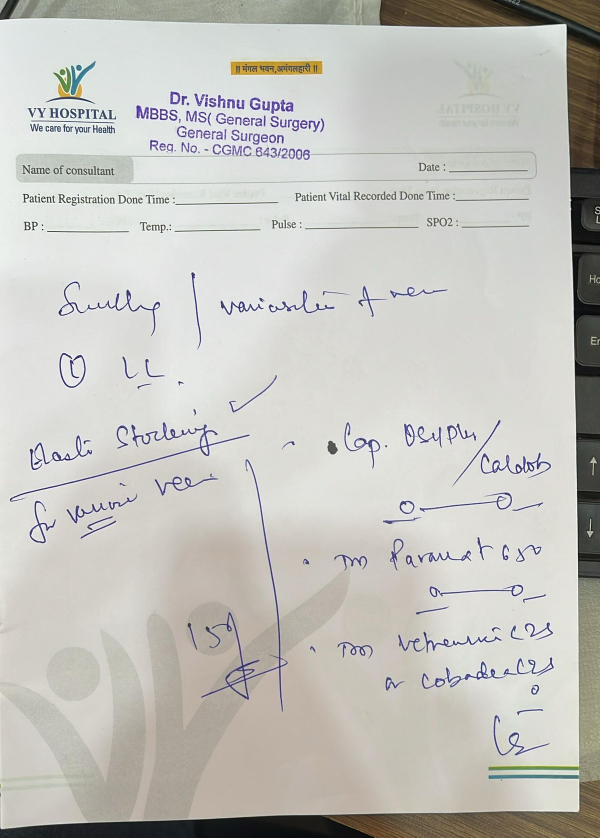
#> input picture Pasted 2026-10-12 at 2.58.46 PM.png, 1200 x 1675 px (shown at 1/2 size)
$ python -i ai.py   (imports and definitions only)
#> lines starting #> are read from the running program, lines starting #| are printed output that depends on the picture
#> further down, picture is the input picture: PIL image 1200x1675 RGB; mean R, G, B 195.9, 195, 189.8
"""Hosted AI helpers for medical documents. Provider credentials remain server-side only."""
import base64
import io
import json
import urllib.error
import urllib.request
from typing import Any

from app.core.config import settings


def openrouter_configured() -> bool:
    return bool(settings.openrouter_api_key.strip())


# [43 lines left out: function _post_chat, not called in this run]


VISION_STRATEGY_VERSION = 2


def _prepare_vision_views(image):
    """Build full-page and enlarged handwriting views without changing the source file.

    The full page preserves layout/context. Overlapping body crops enlarge cursive and
    small dosage marks that can disappear when a vision model focuses on the printed header.
    """
    from PIL import Image, ImageEnhance, ImageFilter, ImageOps

    source = ImageOps.exif_transpose(image.convert("RGB"))
    views = []

    def encode(view, *, max_side: int, upscale: bool = False) -> str:
#> called with max_side = 2200, upscale = True
        view = view.convert("RGB")
        side = max(view.size)
#> side = 1675
        if side > max_side or (upscale and side < max_side):
            scale = max_side / side
#> scale = 1.31
            view = view.resize((max(1, int(view.width * scale)), max(1, int(view.height * scale))), Image.Resampling.LANCZOS)
        buffer = io.BytesIO()
        view.save(buffer, format="JPEG", quality=94, optimize=True)
        return base64.b64encode(buffer.getvalue()).decode("ascii")

    views.append(("Full page (keep document layout and printed details)", encode(source, max_side=2200, upscale=True)))
    width, height = source.size
#> width = 1200; height = 1675
    # Most handwritten medical records are portrait pages. The overlapping crops cover
    # middle and lower writing without assuming handwriting only occurs at the bottom.
    if height >= width:
        crop_specs = [(0.20, 0.74, "Enlarged upper/middle body; read pen handwriting"),
                      (0.42, 1.00, "Enlarged lower body; focus on medicine names, strengths and dosage marks")]
        for top_ratio, bottom_ratio, label in crop_specs:
            crop = source.crop((0, int(height * top_ratio), width, int(height * bottom_ratio)))
            # A contrast-enhanced grayscale view can make low-contrast blue/black ink clearer.
            crop = ImageOps.autocontrast(ImageOps.grayscale(crop), cutoff=1)
            crop = ImageEnhance.Contrast(crop).enhance(1.18)
            crop = ImageEnhance.Sharpness(crop).enhance(1.6).filter(ImageFilter.UnsharpMask(radius=1.4, percent=135, threshold=3))
            views.append((label, encode(crop, max_side=2200, upscale=True)))
#> this loop made 2 passes
#> pass 1, in _prepare_vision_views, `crop = source.crop((0, int(height * top_ratio), width, int(height * bo..`:
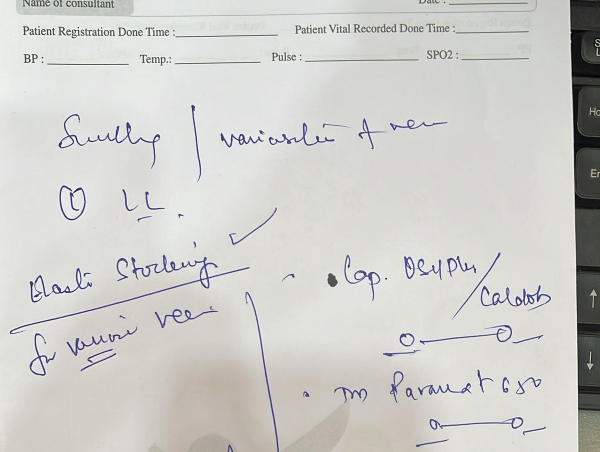
#> crop: PIL image 1200x904 RGB (shown at 1/2 size); mean R, G, B 206.6, 206.4, 203
#> pass 1, in _prepare_vision_views, `crop = ImageOps.autocontrast(ImageOps.grayscale(crop), cutoff=1)`:
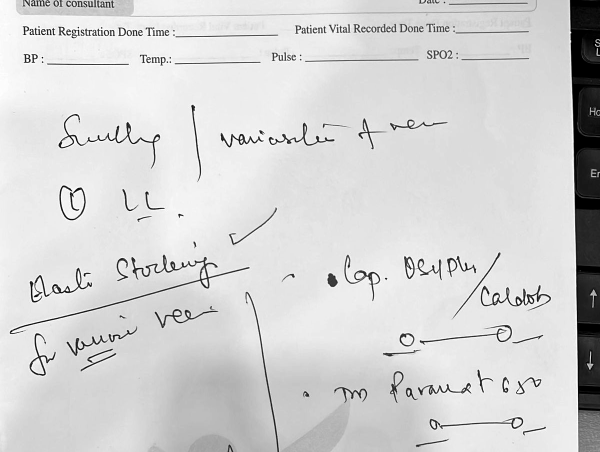
#> crop: PIL image 1200x904 L (shown at 1/2 size); min 0, max 255, mean 211.9
#> pass 1, in _prepare_vision_views, `crop = ImageEnhance.Contrast(crop).enhance(1.18)`:
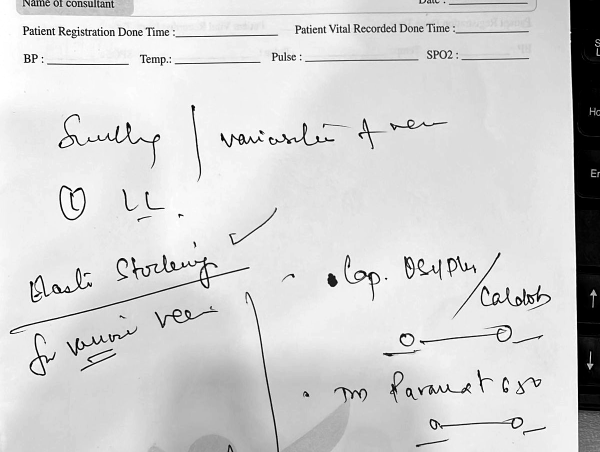
#> crop: PIL image 1200x904 L (shown at 1/2 size); min 0, max 255, mean 212
#> after the loop:
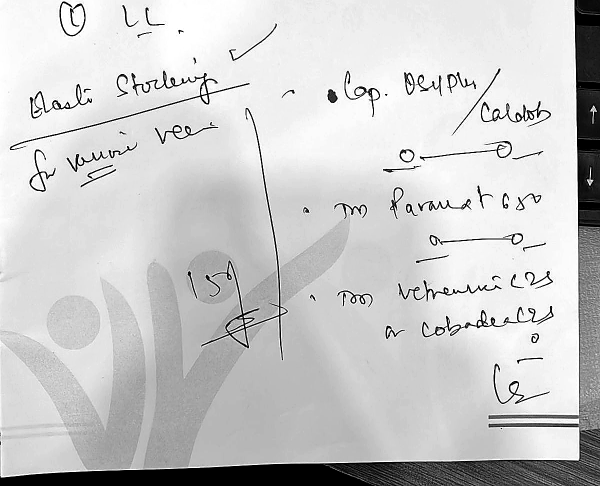
#> crop: PIL image 1200x972 L (shown at 1/2 size); min 0, max 255, mean 202.7
#> after the loop, views = 3 items
    else:
        crop_specs = [(0.00, 0.68, "Enlarged left/central body; read pen handwriting"),
                      (0.32, 1.00, "Enlarged central/right body; focus on medication lines and handwritten values")]
        for left_ratio, right_ratio, label in crop_specs:
            crop = source.crop((int(width * left_ratio), 0, int(width * right_ratio), height))
            crop = ImageOps.autocontrast(ImageOps.grayscale(crop), cutoff=1)
            crop = ImageEnhance.Contrast(crop).enhance(1.18)
            crop = ImageEnhance.Sharpness(crop).enhance(1.6).filter(ImageFilter.UnsharpMask(radius=1.4, percent=135, threshold=3))
            views.append((label, encode(crop, max_side=2200, upscale=True)))
    return views


# [503 lines left out: functions openrouter_vision_transcribe, _parse_json_object, _split_document_text, _merge_chunk_analyses, _extract_prescription_lines, _analyze_medical_record and 3 more, not called in this run]

>>> from PIL import Image
>>> picture = Image.open('../../../Pasted 2026-10-12 at 2.58.46 PM.png')
>>> result = _prepare_vision_views(picture)
#> result = 3 items

$ run again, on Pasted 2026-10-12 at 2.58.53 PM.png
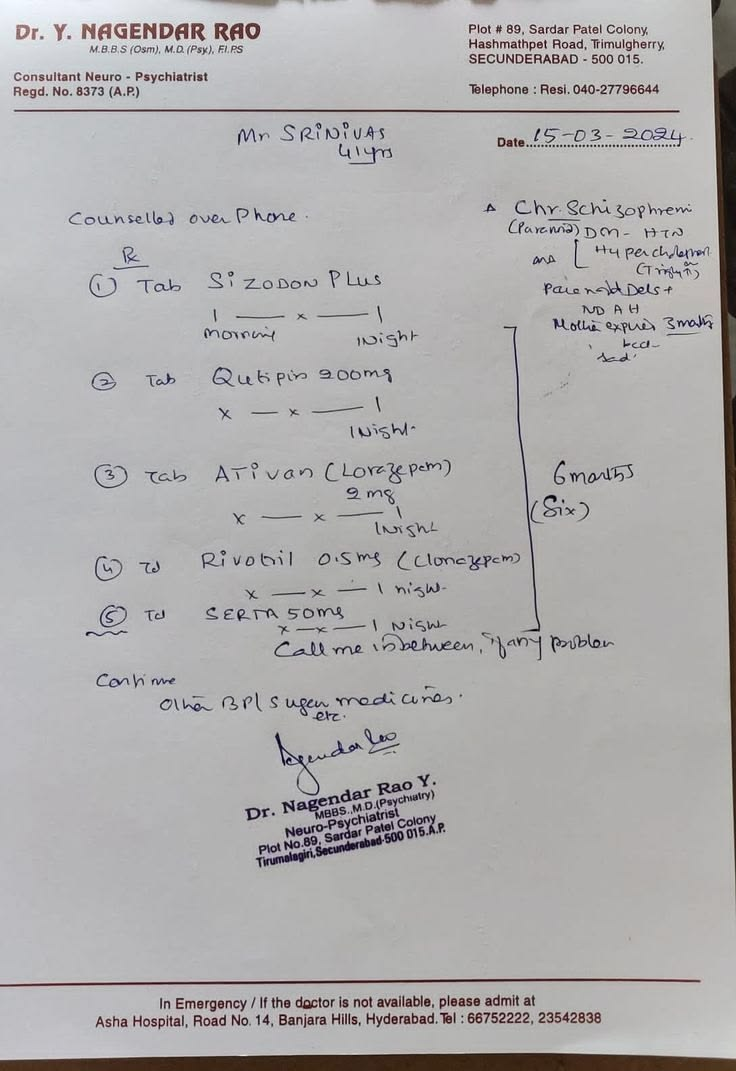
#> input picture Pasted 2026-10-12 at 2.58.53 PM.png, 736 x 1071 px
#> picture is the input picture: PIL image 736x1071 RGB; mean R, G, B 174.6, 173, 173.3
#> the loop in _prepare_vision_views, `for top_ratio, bottom_ratio, label in crop_specs:` made 2 passes
#> pass 1, in _prepare_vision_views, `crop = ImageEnhance.Sharpness(crop).enhance(1.6).filter(ImageFilter.Un..`:
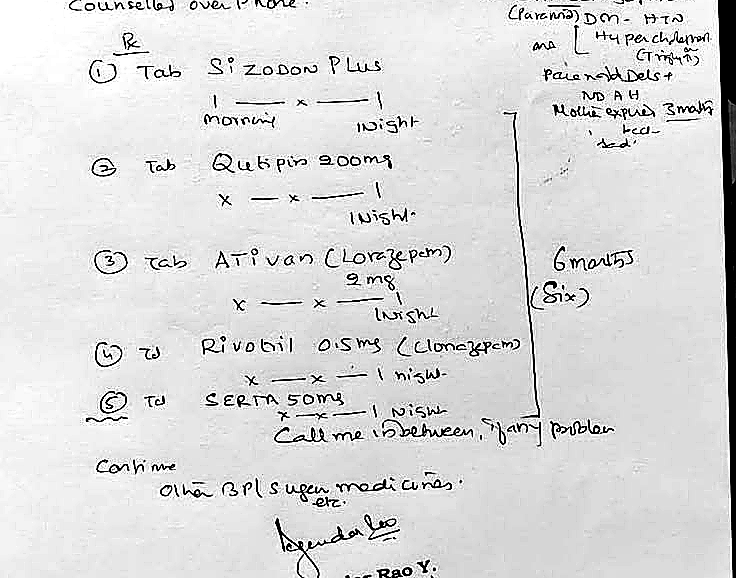
#> crop: PIL image 736x578 L; min 0, max 255, mean 218.1
#> after the loop in _prepare_vision_views, `for top_ratio, bottom_ratio, label in crop_specs:`:
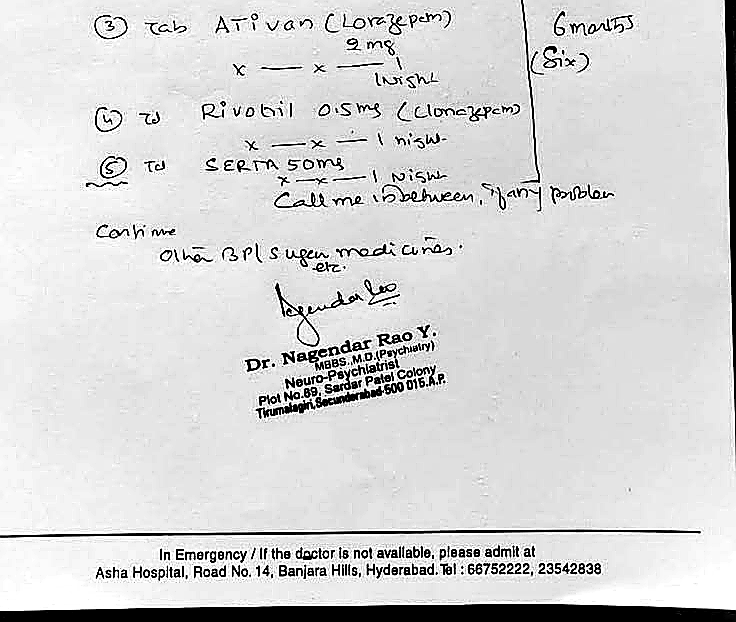
#> crop: PIL image 736x622 L; min 0, max 255, mean 213.5
#> after the loop in _prepare_vision_views, `for top_ratio, bottom_ratio, label in crop_specs:`: views = 3 items
